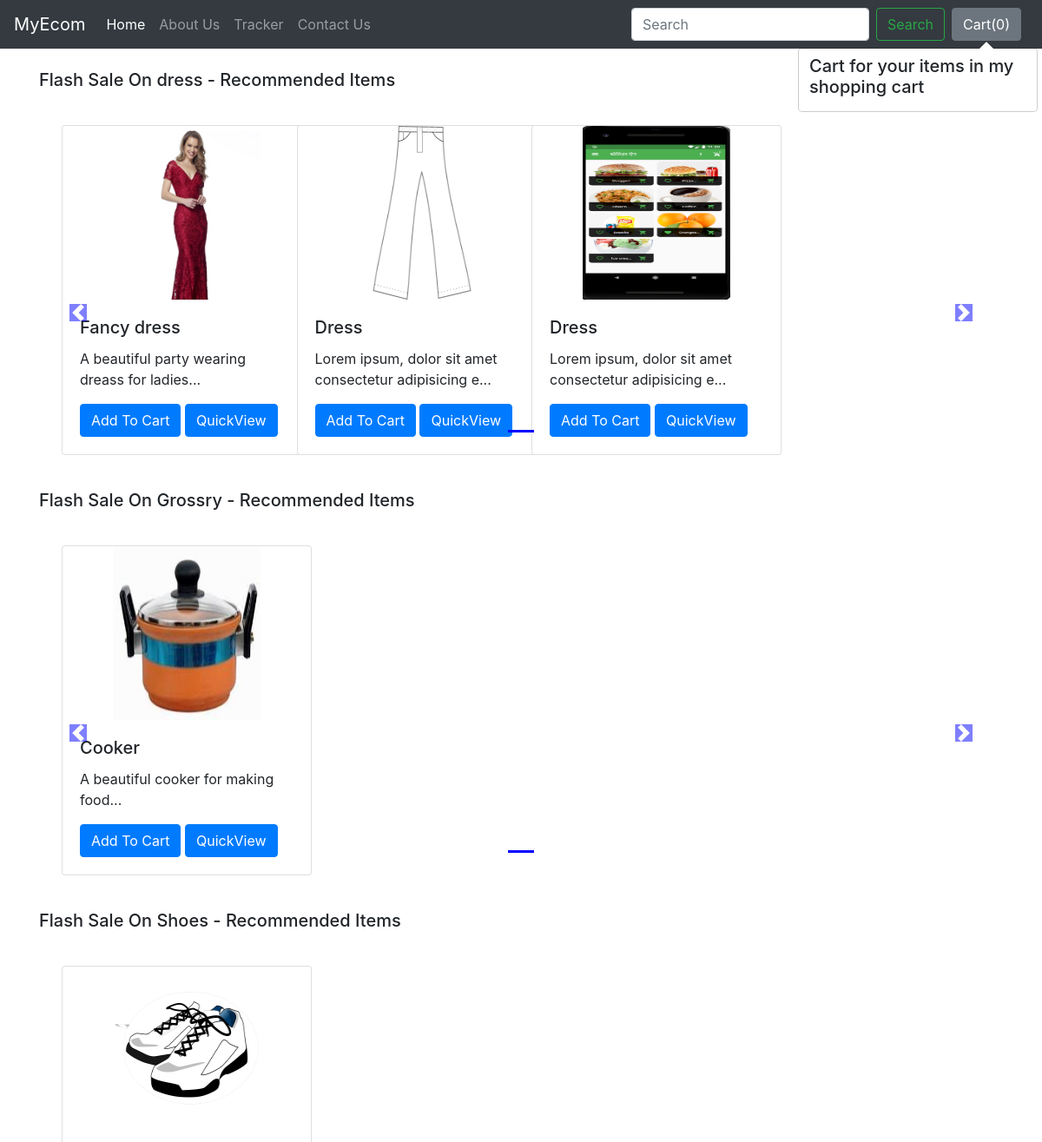
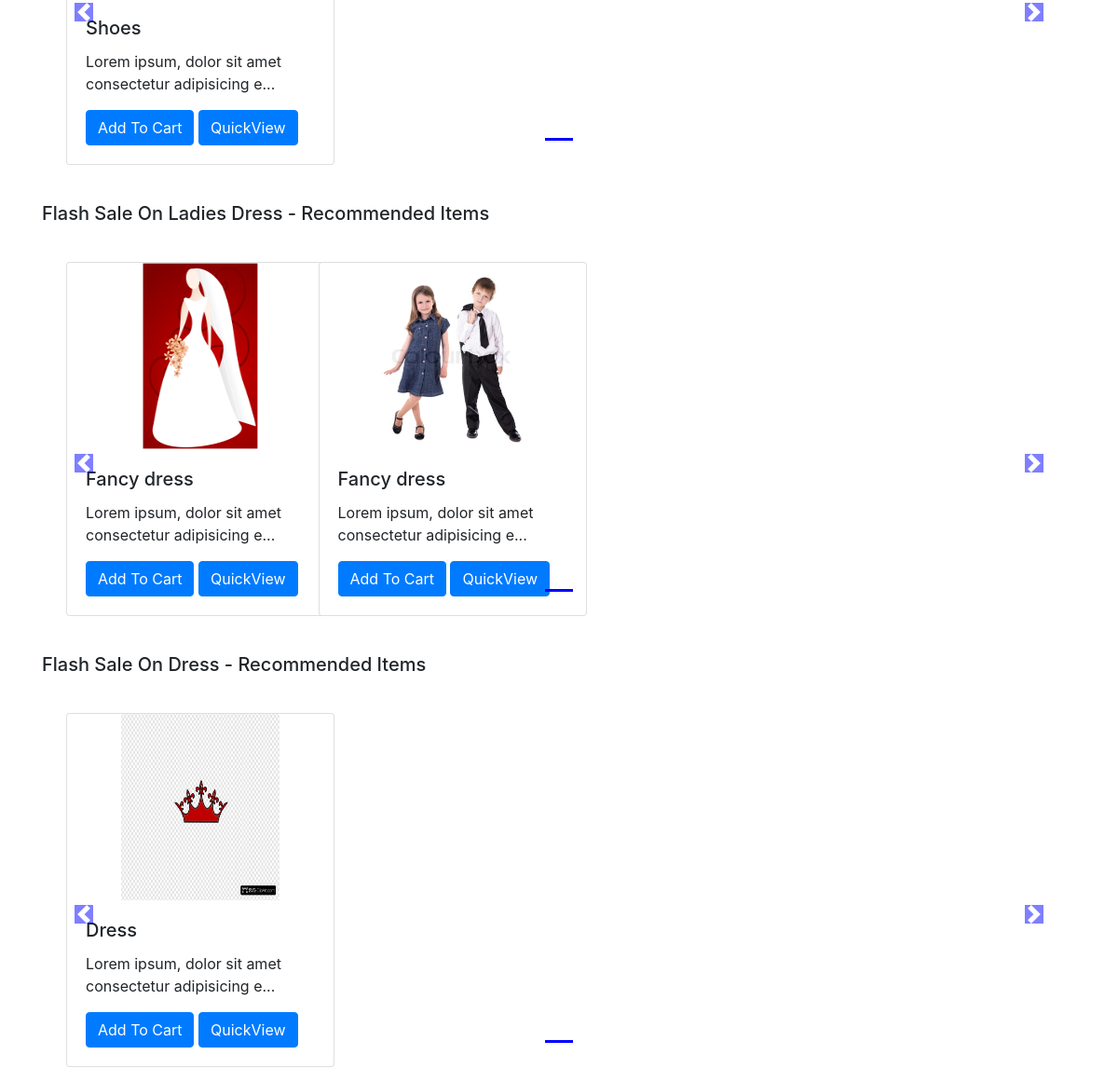
The app's page /shop/ with its own data (2 pictures, top to bottom).
### shop/models.py (models this page shows, shortened)
class Product(models.Model):
    product_id = models.AutoField
    product_name = models.CharField(max_length=50)
    category = models.CharField(max_length=50, default="")
    subcategory = models.CharField(max_length=50, default="")
    price = models.IntegerField(default=0)
    desc = models.CharField(max_length=300)
    pub_date = models.DateField()
    image = models.ImageField(upload_to='shop/images', default="")

### shop/views.py (the view)
# urls.py: path('', views.index, name="ShopHome"),
def index(request):
    allProds = []
    catprods = Product.objects.values('category', 'id')
    cats = {item['category'] for item in catprods}
    for cat in cats:
        prod = Product.objects.filter(category=cat)
        n = len(prod)
        nSlides = n // 4 + ceil((n / 4) - (n // 4))
        allProds.append([prod, range(1, nSlides), nSlides])
    params = {'allProds': allProds}
    return render(request, 'shop/index.html', params)

### shop/templates/shop/index.html (shortened to what this page needs)
{% extends 'shop/basic.html' %}
{% block body %}
{% load static %}
<div class="container">
    {% for product, range, nSlides in allProds %}
    <h5 class="my-4">Flash Sale On {{product.0.category}} - Recommended Items</h5>
    <div class="row">
        <div id="demo{{forloop.counter}}" class="col carousel slide my-3" data-ride="carousel">
            <ul class="carousel-indicators">
                <li data-target="#demo{{forloop.counter}}" data-slide-to="0" class="active"></li>
            </ul>
            <div class="container carousel-inner no-padding">
                <div class="carousel-item active">
                    {% for i in product %}
                    <div class="col-xs-3 col-sm-3 col-md-3">
                        <div class="card align-items-center" style="width: 18rem;">
                            <img src='/media/{{i.image}}' class="card-img-top" alt="...">
                            <div class="card-body">
                                <h5 class="card-title" id="namepr{{i.id}}">{{i.product_name}}</h5>
                                <p class="card-text">{{i.desc|slice:"0:53"}}...</p>
                                <span id="divpr{{i.id}}" class="divpr">
                                    <button id="pr{{i.id}}" class="btn btn-primary cart">Add To Cart</button>
                                </span>
                                <a href="/shop/products/{{i.id}}"><button id="qv{{i.id}}" class="btn btn-primary cart">QuickView</button></a>
                            </div>
                        </div>
                    </div>
                    {% endfor %}
                </div>
            </div>
        </div>
        <a class="carousel-control-prev" href="#demo{{forloop.counter}}" data-slide="prev">
            <span class="carousel-control-prev-icon"></span>
        </a>
        <a class="carousel-control-next" href="#demo{{forloop.counter}}" data-slide="next">
            <span class="carousel-control-next-icon"></span>
        </a>
    </div>
    {% endfor %}
</div>
{% endblock %}

### records on screen
Product: category "dress", image (picture), product_name "Fancy dress", desc "A beautiful party wearing dreass for ladies"
Product: image (picture), product_name "Dress", desc "Lorem ipsum, dolor sit amet consectetur adipisicing e"
Product: image (picture), product_name "Dress", desc "Lorem ipsum, dolor sit amet consectetur adipisicing e"
Product: category "Grossry", image (picture), product_name "Cooker", desc "A beautiful cooker for making food"
Product: category "Shoes", image (picture), product_name "Shoes", desc "Lorem ipsum, dolor sit amet consectetur adipisicing e"
Product: category "Ladies Dress", image (picture), product_name "Fancy dress", desc "Lorem ipsum, dolor sit amet consectetur adipisicing e"
Product: image (picture), product_name "Fancy dress", desc "Lorem ipsum, dolor sit amet consectetur adipisicing e"
Product: category "Dress", image (picture), product_name "Dress", desc "Lorem ipsum, dolor sit amet consectetur adipisicing e"
